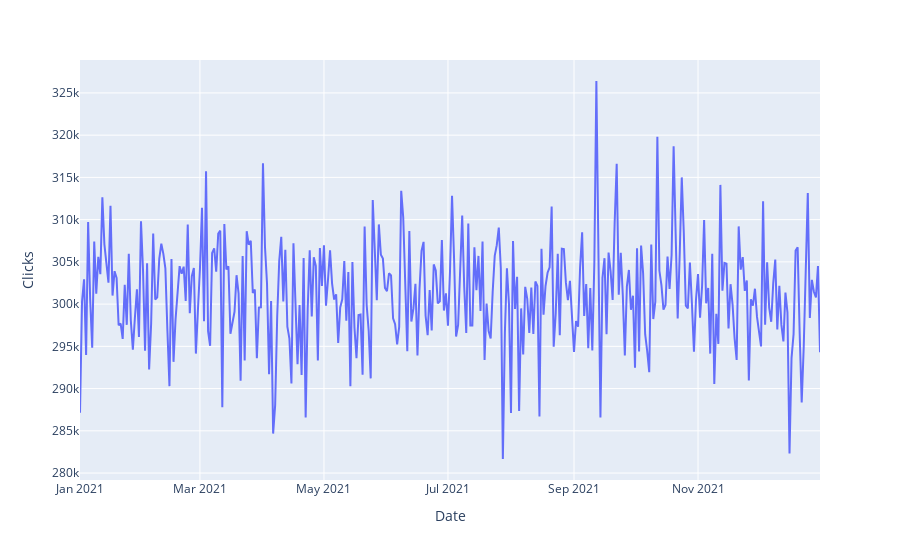

Source (notebook cell):
### Code cell
clicks = df.groupby('Date')['Clicks'].sum().reset_index()
px.line(clicks,x='Date', y='Clicks')

### Figure 1 — Plotly figure (JSON) as saved in the notebook; plotly's stock layout.template omitted (floating-point values rounded to 4 significant figures; data arrays with more than 128 entries replaced by an {"elided": "..."} marker saying what was removed)
{"data": [{"hovertemplate": "Date=%{x}<br>Clicks=%{y}<extra></extra>", "legendgroup": "", "line": {"color": "#636efa", "dash": "solid"}, "marker": {"symbol": "circle"}, "mode": "lines", "name": "", "orientation": "v", "showlegend": false, "type": "scatter", "x": {"elided": "365 str values"}, "xaxis": "x", "y": {"elided": "365 int values"}, "yaxis": "y"}], "layout": {"legend": {"tracegroupgap": 0}, "margin": {"t": 60}, "xaxis": {"anchor": "y", "domain": [0, 1], "title": {"text": "Date"}}, "yaxis": {"anchor": "x", "domain": [0, 1], "title": {"text": "Clicks"}}}}
